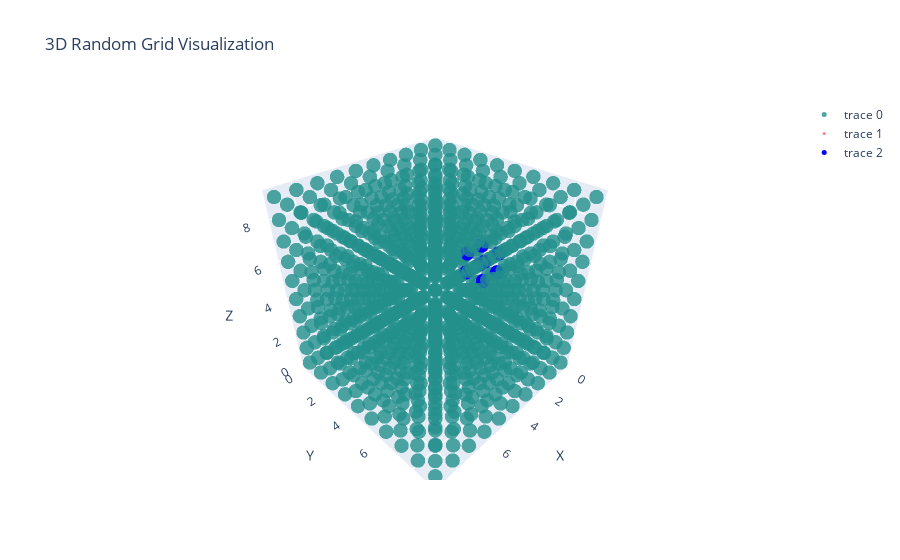

Notebook source saved alongside this figure:
### Code cell
fig.add_trace(
    go.Scatter3d(
        x=sample_voxel_vertices[0, :, 0],
        y=sample_voxel_vertices[0, :, 1],
        z=sample_voxel_vertices[0, :, 2],
        mode="markers",
        marker=dict(size=5, color="blue", opacity=1),
    )
)
fig.show()

### Figure 1 — Plotly figure (JSON) as saved in the notebook; plotly's stock layout.template omitted (floating-point values rounded to 4 significant figures; data arrays with more than 128 entries replaced by an {"elided": "..."} marker saying what was removed)
{"data": [{"marker": {"color": {"elided": "1000 int values"}, "colorscale": [[0, "#440154"], [0.1111, "#482878"], [0.2222, "#3e4989"], [0.3333, "#31688e"], [0.4444, "#26828e"], [0.5556, "#1f9e89"], [0.6667, "#35b779"], [0.7778, "#6ece58"], [0.8889, "#b5de2b"], [1, "#fde725"]], "opacity": 0.8, "size": 5}, "mode": "markers", "type": "scatter3d", "x": {"elided": "1000 int values"}, "y": {"elided": "1000 int values"}, "z": {"elided": "1000 int values"}}, {"marker": {"color": "red", "opacity": 0.5, "size": 3}, "mode": "markers", "type": "scatter3d", "x": [2.238], "y": [5.536], "z": [5.512]}, {"marker": {"color": "blue", "opacity": 1, "size": 5}, "mode": "markers", "type": "scatter3d", "x": [2, 3, 2, 2, 3, 3, 3, 2], "y": [5, 6, 5, 6, 5, 6, 5, 6], "z": [5, 6, 6, 5, 5, 5, 6, 6]}], "layout": {"scene": {"xaxis": {"title": {"text": "X"}}, "yaxis": {"title": {"text": "Y"}}, "zaxis": {"title": {"text": "Z"}}}, "title": {"text": "3D Random Grid Visualization"}}}
